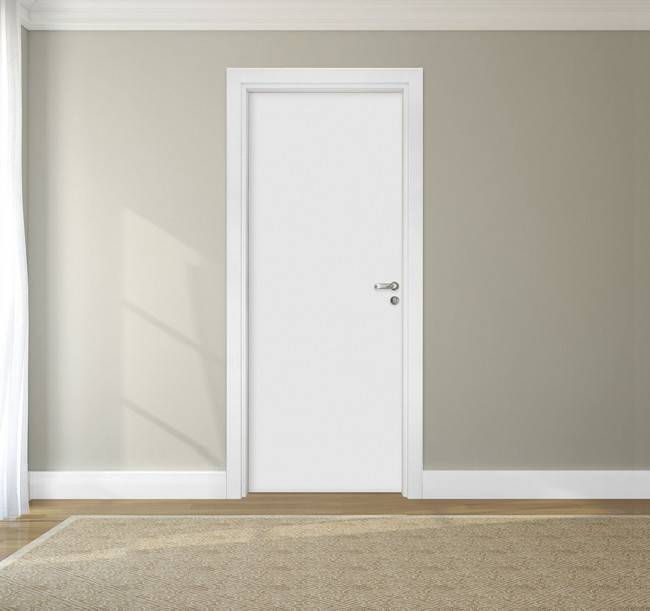
%> input picture matlab_files/porta.jpg, 650 x 611 px
$ octave convolution.m   (GNU Octave 9; MATLAB toolbox functions it lacks are replaced by stand-ins)
%> lines starting %> are read from the running program, lines starting %| are printed output that depends on the picture
%Convolu玢o SOBEL / MEDIA

img = imread('porta.jpg');
%> img is the input picture: size 611x650x3 uint8; mean R, G, B 191.7, 186.8, 175.8
img = rgb2gray(img); %transforma a imagem em niveis de cinza
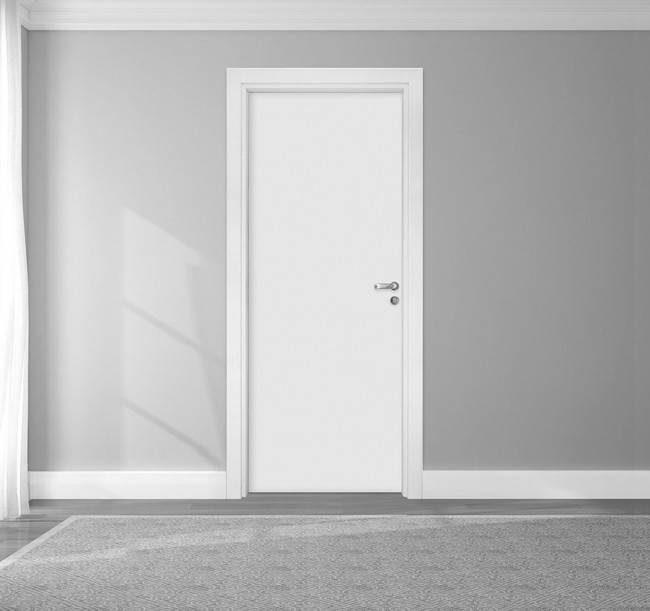
%> img: size 611x650 uint8; min 64, max 255, mean 187

% ------- DETEC敲O DE BORDAS DE SOBEL -------

img_sobel = edge(img); % Detecta bordas com filtro de Sobel
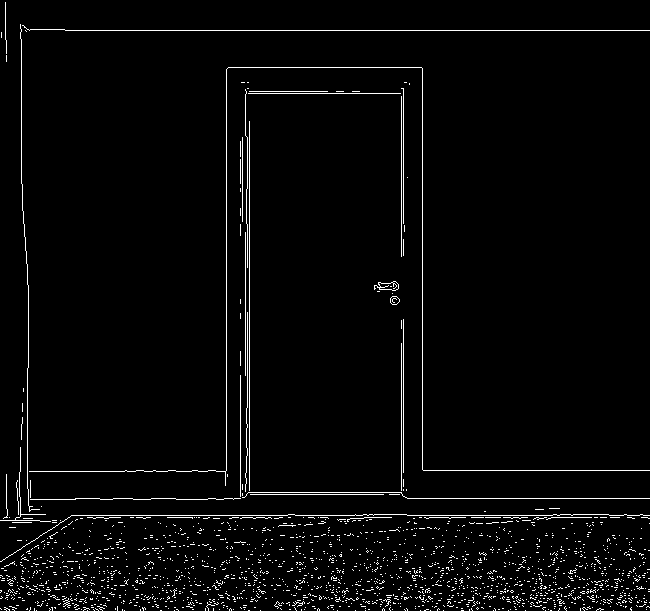
%> img_sobel: size 611x650 logical; 2.9% white in thin lines or dots
%imshow(img_sobel); % exibe a imagem


% -------- FILTRO DA MEDIA --------

img_media = conv2(double(img), ones(3)/9); % Aplica convolu玢o com matriz 3x3 de filtro da media
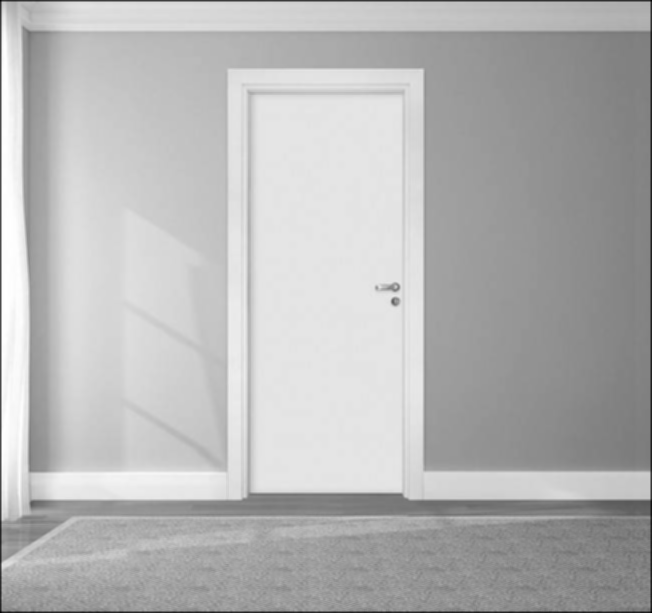
%> img_media: size 613x652 double; min 14.44, max 255, mean 185.8; drawn with min black and max white
img_media = conv2(double(img), ones(5)/25); % 5x5
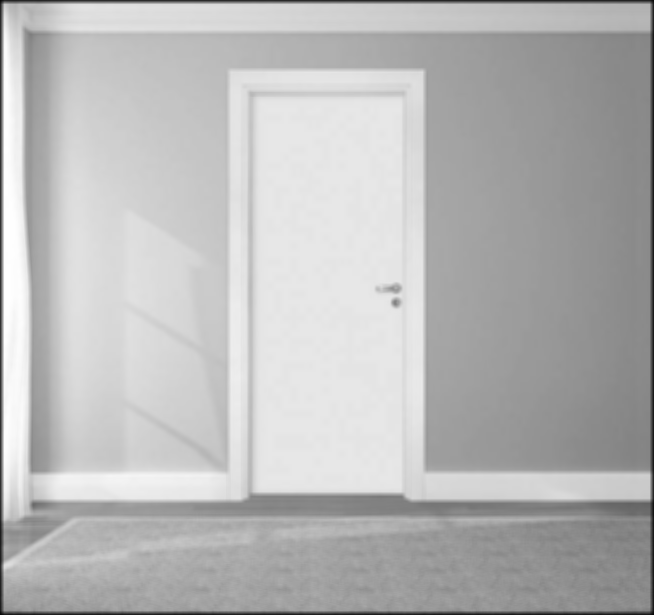
%> img_media: size 615x654 double; min 5.2, max 254.8, mean 184.6

imshow(uint8(img_media));%exibe o resultado
